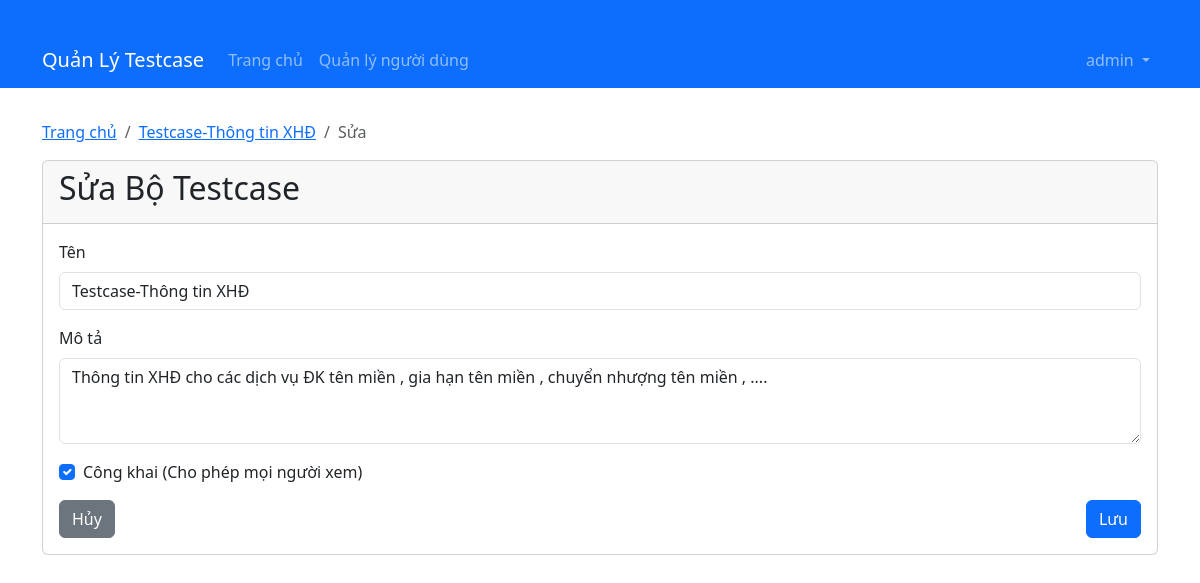
Page /testcase-set/3/edit (signed in) on the committed database.
### models/testcase_set.py (models this page shows, shortened)
class TestCaseSet(db.Model):
    id = db.Column(db.Integer, primary_key=True)
    name = db.Column(db.String(100), nullable=False)
    description = db.Column(db.String(255))
    created_at = db.Column(db.DateTime, default=datetime.utcnow)
    updated_at = db.Column(db.DateTime, default=datetime.utcnow, onupdate=datetime.utcnow)
    test_cases = db.relationship('TestCase', backref='test_case_set', lazy=True, cascade="all, delete-orphan")
    user_id = db.Column(db.Integer, db.ForeignKey('user.id'))
    is_public = db.Column(db.Boolean, default=False)  # Testcase có công khai không

### routes/testcase_set.py (the view, shortened to what this page needs)
@testcase_set_bp.route('/<int:id>/edit', methods=['GET', 'POST'])
@login_required
def edit(id):
    testcase_set = TestCaseSet.query.get_or_404(id)
    user_id = session.get('user_id')
    is_admin = session.get('is_admin', False)
    if not is_admin and testcase_set.user_id != user_id:
        flash('Bạn không có quyền chỉnh sửa bộ testcase này', 'danger')
        return redirect(url_for('dashboard'))
    return render_template('testcase_set_form.html', testcase_set=testcase_set)

### app.py (called while the page is built)
@app.context_processor
def inject_session():
    from flask import session
    return dict(session=session)

### routes/auth.py (called while the page is built)
def login_required(f):
    @wraps(f)
    def decorated_function(*args, **kwargs):
        if 'user_id' not in session:
            flash('Vui lòng đăng nhập để tiếp tục', 'warning')
            return redirect(url_for('auth.login', next=request.url))
        return f(*args, **kwargs)
    return decorated_function

### templates/testcase_set_form.html (shortened to what this page needs)
{% extends 'base.html' %}
{% block content %}
<nav aria-label="breadcrumb">
    <ol class="breadcrumb">
        <li class="breadcrumb-item"><a href="{{ url_for('dashboard') }}">Trang chủ</a></li>
        {% if testcase_set %}
            <li class="breadcrumb-item"><a href="{{ url_for('testcase_set.detail', id=testcase_set.id) }}">{{ testcase_set.name }}</a></li>
            <li class="breadcrumb-item active">Sửa</li>
        {% else %}
            <li class="breadcrumb-item active">Tạo mới Bộ Testcase</li>
        {% endif %}
    </ol>
</nav>
<div class="card">
    <div class="card-header">
        <h2>{% if testcase_set %}Sửa{% else %}Tạo mới{% endif %} Bộ Testcase</h2>
    </div>
    <div class="card-body">
        <form method="post">
            <div class="mb-3">
                <label for="name" class="form-label">Tên</label>
                <input type="text" class="form-control" id="name" name="name" value="{{ testcase_set.name if testcase_set else '' }}" required>
            </div>
            <div class="mb-3">
                <label for="description" class="form-label">Mô tả</label>
                <textarea class="form-control" id="description" name="description" rows="3">{{ testcase_set.description if testcase_set else '' }}</textarea>
            </div>
            <div class="mb-3 form-check">
                <input type="checkbox" class="form-check-input" id="is_public" name="is_public" {% if testcase_set and testcase_set.is_public %}checked{% endif %}>
                <label class="form-check-label" for="is_public">Công khai (Cho phép mọi người xem)</label>
            </div>
            <div class="d-flex justify-content-between">
                <a href="{{ url_for('testcase_set.detail', id=testcase_set.id) if testcase_set else url_for('dashboard') }}" class="btn btn-secondary">Hủy</a>
                <button type="submit" class="btn btn-primary">Lưu</button>
            </div>
        </form>
    </div>
</div>
{% endblock %}

### rows in the picture
TestCaseSet: name "Testcase-Thông tin XHĐ", description "Thông tin XHĐ cho các dịch vụ ĐK tên miền , gia hạn tên miền , chuyển nhượng tên miền , ....", is_public "☑"

### other values in the picture
{{ session.username }} "admin"
